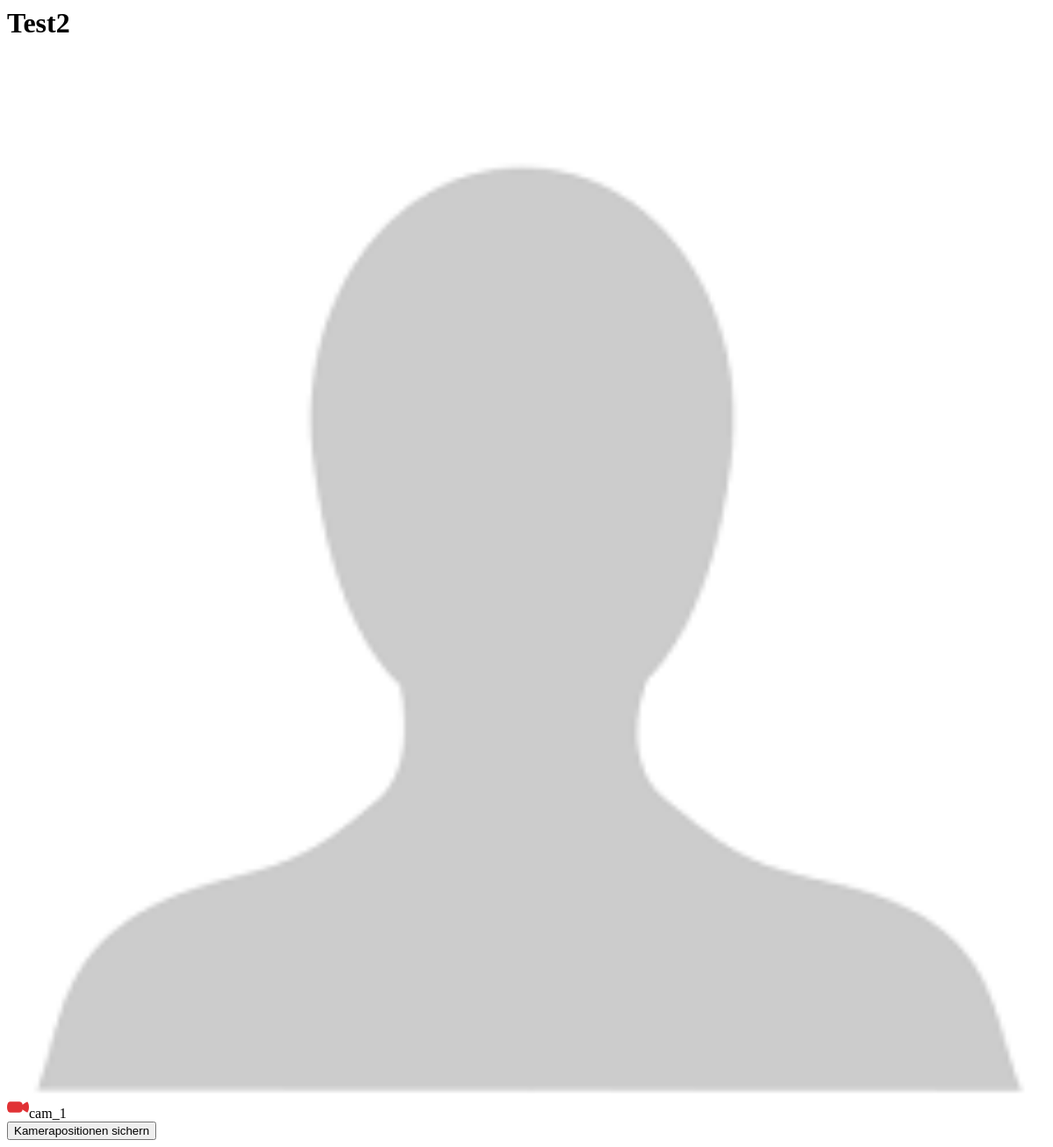
/managecams/2/, run on an earlier commit of the app's database.
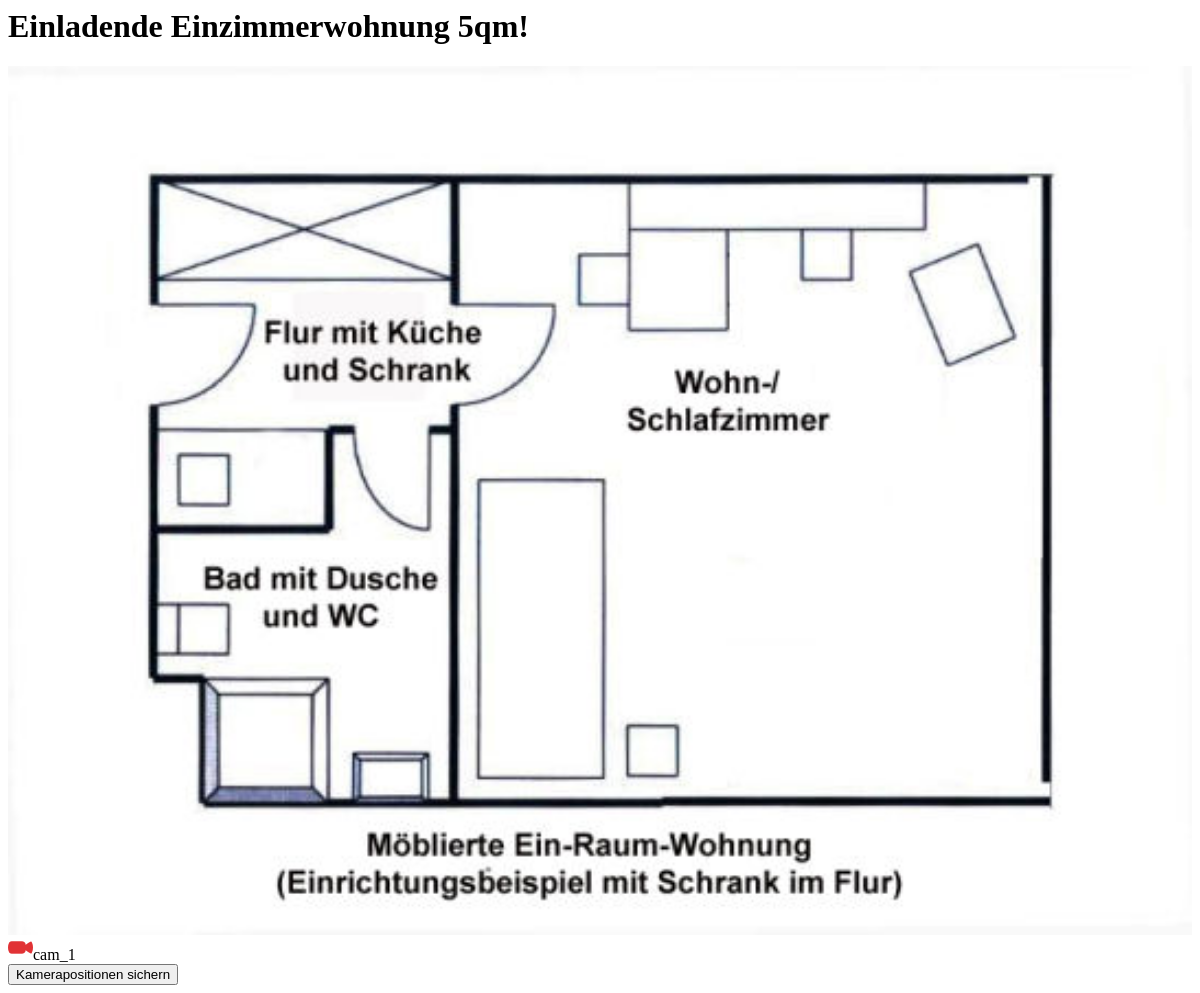
And on a later commit of the database.
### flat/models.py (models this page shows, shortened)
class flat(models.Model):
    Titel = models.CharField(max_length=128)
    Stockwerk = models.CharField(max_length=128)
    Position = models.CharField(max_length=128)
    Expose = models.ImageField()
    Beschreibung = models.TextField()
    Bild = models.ImageField()
    Kameras = models.ManyToManyField(camera)
    Haus = models.ForeignKey(house)
    Fläche = models.CharField(max_length=32)
    Kaltmiete = models.CharField(max_length=32)
    Objektnummer = models.CharField(max_length=32)
    class Meta:
        verbose_name = 'Wohnung'
        verbose_name_plural = 'Wohnungen'

### flat/views.py (the view)
# urls.py: url(r'^managecams/(?P<pk>[0-9]+)/$', ManageCamsView.as_view(), name='KameraManagement'),
class ManageCamsView(DetailView):
    template_name = "web/pages/managecams.html"
    model = flat

### templates/web/pages/managecams.html (shortened to what this page needs)
 {% load static %}
<h1> {{ flat.Titel }}</h1>
<img id="expose" width=100% src="{{ MEDIA_URL }}{{ flat.Expose.url }}"></img>
{% for cam in flat.Kameras.all %}
  <div class="camera" id="{{ cam.id }}"><img src="{% static 'cam.png' %}"></img>{{ cam.Titel }}</div>
{% endfor %}
<button onclick=sendPositions()>Kamerapositionen sichern</button>

What changed in the data, as far as the page shows it:
changed flat: Titel "Test2" → "Einladende Einzimmerwohnung 5qm!"; Expose: a different picture
